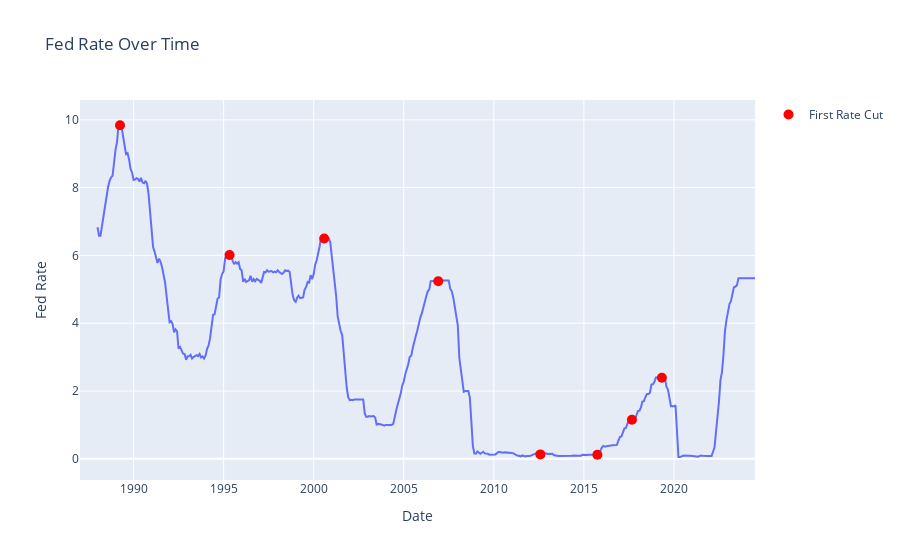

The cell this chart's notebook holds for it:
### Code cell
# Fed Rate Over Time with First Rate Cut highlight
fig.add_scatter(
    x=np.array(pd.to_datetime(first_rate_cut_df['Date'])),
    y=first_rate_cut_df['Fed Rate'],
    mode='markers',
    marker=dict(color='red', size=10),
    name='First Rate Cut'
)
fig.show()

### Figure 1 — Plotly figure (JSON) as saved in the notebook; plotly's stock layout.template omitted (floating-point values rounded to 4 significant figures; data arrays with more than 128 entries replaced by an {"elided": "..."} marker saying what was removed)
{"data": [{"hovertemplate": "Date=%{x}<br>Fed Rate=%{y}<extra></extra>", "legendgroup": "", "line": {"color": "#636efa", "dash": "solid"}, "marker": {"symbol": "circle"}, "mode": "lines", "name": "", "orientation": "v", "showlegend": false, "x": {"elided": "439 str values"}, "xaxis": "x", "y": {"elided": "439 float values"}, "yaxis": "y", "type": "scatter"}, {"marker": {"color": "red", "size": 10}, "mode": "markers", "name": "First Rate Cut", "x": ["1989-04-01T00:00:00.000000000", "1995-05-01T00:00:00.000000000", "2000-08-01T00:00:00.000000000", "2006-12-01T00:00:00.000000000", "2012-08-01T00:00:00.000000000", "2015-10-01T00:00:00.000000000", "2017-09-01T00:00:00.000000000", "2019-05-01T00:00:00.000000000"], "y": [9.84, 6.01, 6.5, 5.24, 0.13, 0.12, 1.15, 2.39], "type": "scatter"}], "layout": {"xaxis": {"anchor": "y", "domain": [0.0, 1.0], "title": {"text": "Date"}}, "yaxis": {"anchor": "x", "domain": [0.0, 1.0], "title": {"text": "Fed Rate"}}, "legend": {"tracegroupgap": 0}, "title": {"text": "Fed Rate Over Time"}}}
